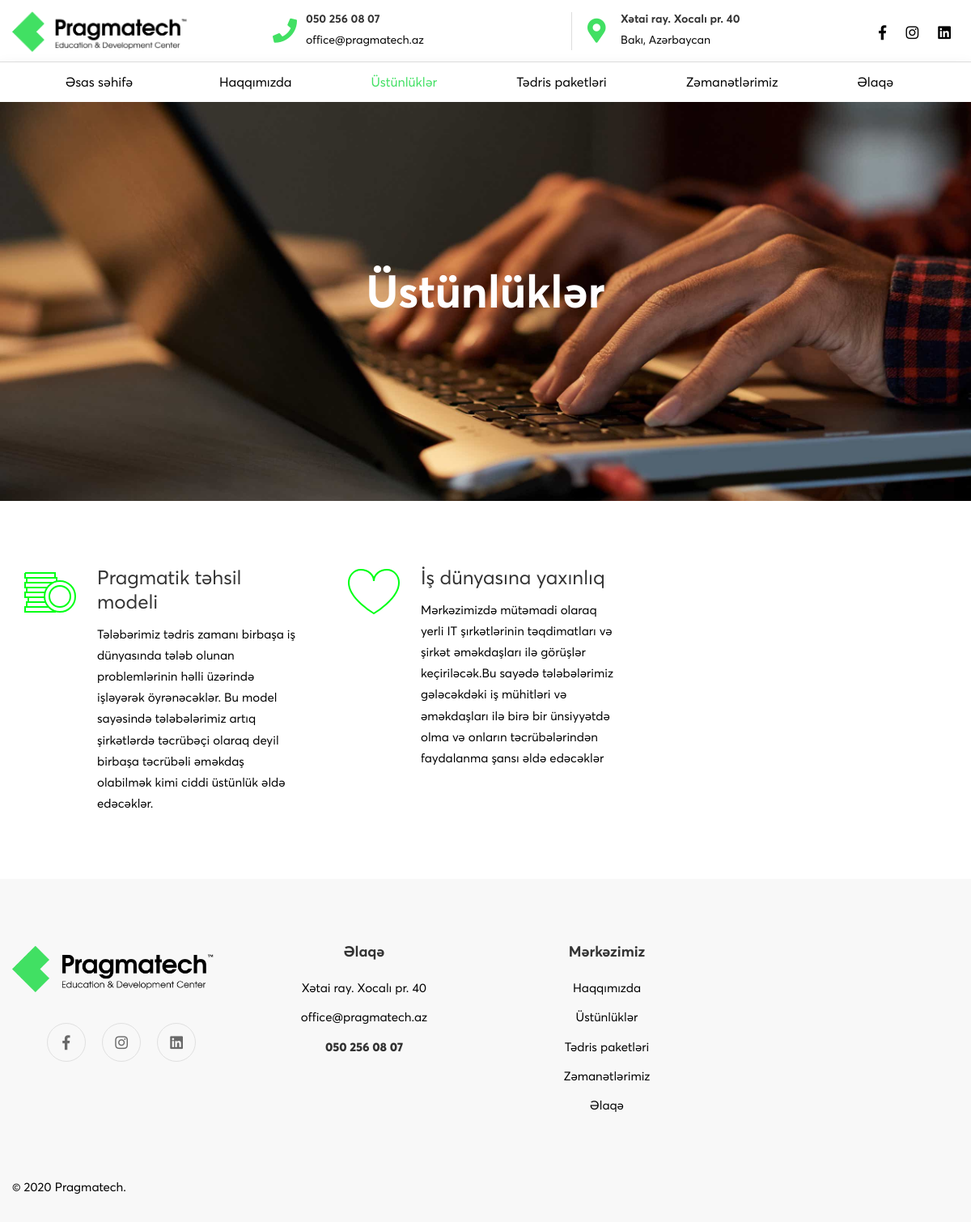
The page /üstünlüklər on the database as committed earlier.
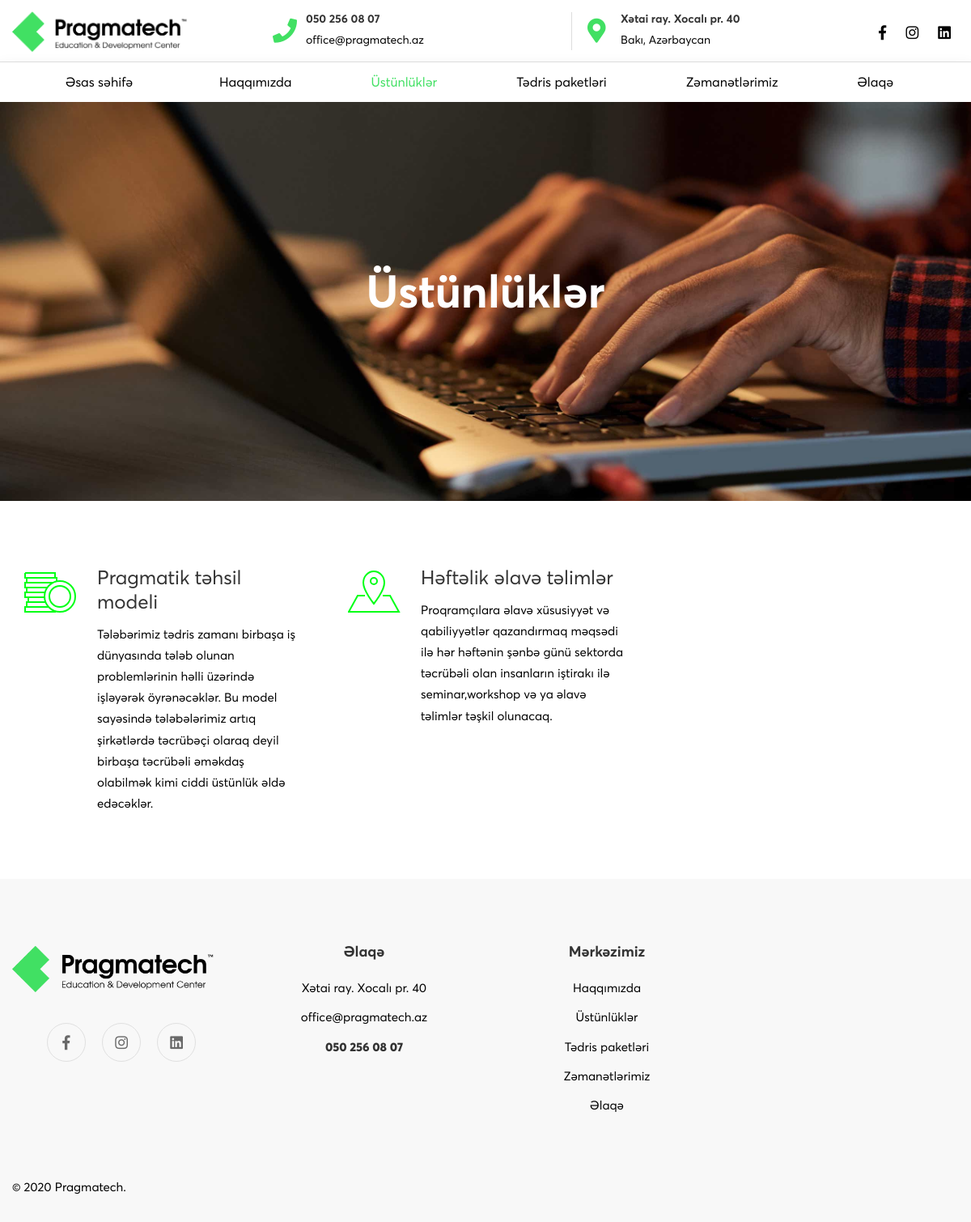
The same page on the database as committed later.
### PragmatechApp/models.py (models this page shows)
class Advantage(Base):
    __tablename__ = 'Advantage'
    id = db.Column(db.Integer, primary_key=True)
    svg_img = db.Column(db.String(100), nullable=False)
    title = db.Column(db.Text, nullable=False)
    description = db.Column(db.Text, nullable=False)

### PragmatechApp/user/routes.py (the view)
@user.route('/üstünlüklər')
def advantages():
    advantages = session.query(Advantage).all()
    selectedBanner = session.query(BannerImg).get(2)
    banner_file = url_for('static', filename='user_assets/images/site_pics/' + selectedBanner.banner_img)
    return render_template('advantages.html', banner_file=banner_file, advantages=advantages)

### PragmatechApp/user/templates/advantages.html
{% extends 'layout.html' %}
{% block main %}
<div class="site-wrapper-reveal">
    <div class="about-banner-wrap banner-space bg-img" data-bg="{{ banner_file }}">
        <div class="container">
            <div class="row">
                <div class="col-lg-8 ml-auto mr-auto">
                    <div class="about-banner-content text-center">
                    <h1 class="mb-15 text-white">Üstünlüklər</h1>
                    </div>
                </div>
            </div>
        </div>
    </div>
    <div class="feature-icon-wrapper section-space--ptb_100">
        <div class="container">
            <div class="row">
                <div class="col-12">
                    <div class="feature-list__two">
                        <div class="row">
                            {% for advantage in advantages %}
                                <div class="col-lg-4 col-md-6 wow move-up">
                                    <div class="ht-box-icon style-02 single-svg-icon-box">
                                        <div class="icon-box-wrap">
                                            <div class="icon">
                                                <div class="svg-icon" id="svg-{{ advantage.id }}" data-svg-icon="{{ url_for('static', filename='user_assets/images/site_pics/' + advantage.svg_img) }}"></div>
                                            </div>
                                            <div class="content">
                                                <h5 class="heading">{{ advantage.title }}</h5>
                                                <div class="text">{{ advantage.description }}</div>
                                            </div>
                                        </div>
                                    </div>
                                </div>
                            {% endfor %}
                        </div>
                    </div>
                </div>
            </div>
        </div>
    </div>
</div>
{% endblock %}

### PragmatechApp/user/templates/layout.html (shortened to what this page needs)
<!DOCTYPE html>
<html class="no-js" lang="">
<head>
    <link rel="stylesheet" href="{{ url_for('static', filename='user_assets/css/vendor/bootstrap.min.css') }}">
    <link rel="stylesheet" href="{{ url_for('static', filename='user_assets/fonts/averta/stylesheet.css') }}">
    <link rel="stylesheet" href="{{ url_for('static', filename='user_assets/css/vendor/fontawesome-all.min.css') }}">
    <link rel="stylesheet" href="{{ url_for('static', filename='user_assets/css/plugins/swiper.min.css') }}">
    <link rel="stylesheet" href="{{ url_for('static', filename='user_assets/css/plugins/animate-text.css') }}">
    <link rel="stylesheet" href="{{ url_for('static', filename='user_assets/css/plugins/animate.min.css') }}">
    <link rel="stylesheet" href="{{ url_for('static', filename='user_assets/css/plugins/lightgallery.min.css') }}">
    <link rel="stylesheet" href="{{ url_for('static', filename='user_assets/css/style.css') }}">
    <link rel="stylesheet" href="{{ url_for('static', filename='user_assets/scss/style.css') }}">
    <link rel="stylesheet" href="{{ url_for('static', filename='user_assets/scss/new-chan.css') }}">
    <link rel="stylesheet" href="{{ url_for('static', filename='user_assets/css/modal.css') }}">
    <link rel="stylesheet" href="{{ url_for('static', filename='user_assets/css/success-modal.css') }}">
    <link rel="stylesheet" href="{{ url_for('static', filename='user_assets/css/new-changes.css') }}">
</head>
<body>
    <div class="header-area header-sticky only-mobile-sticky">
        <div class="container">
            <div class="row">
                <div class="col-lg-12">
                    <div class="header position-relative">
                        <div class="header__logo top-logo">
                            <a href="{{ url_for('user.index') }}">
                                <img src="{{ url_for('static', filename='user_assets/images/logo/logo.png') }}" class="img-fluid" alt="">
                            </a>
                        </div>
                        <div class="header-right flexible-image-slider-wrap">
                            <div class="header-right-inner" id="hidden-icon-wrapper">
                                <div class="swiper-container header-top-info-slider-werap top-info-slider__container">
                                    <div class="swiper-wrapper header-top-info-inner default-color">
                                        <div class="swiper-slide">
                                            <div class="info-item">
                                                <div class="info-icon">
                                                    <span class="fa fa-phone"></span>
                                                </div>
                                                <div class="info-content">
                                                    <h6 class="info-title"><a href="tel:+994502560807">050 256 08 07</a>
                                                    </h6>
                                                    <div class="info-sub-title"><a href="cdn-cgi/l/email-protection.html" class="__cf_email__" data-cfemail="abc4cdcdc2c8ceebdbd9caccc6cadfcec8c385cad1">office@pragmatech.az</a></div>
                                                </div>
                                            </div>
                                        </div>
                                        <div class="swiper-slide">
                                            <div class="info-item">
                                                <div class="info-icon">
                                                    <span class="fa fa-map-marker-alt"></span>
                                                </div>
                                                <div class="info-content">
                                                    <h6 class="info-title">Xətai ray. Xocalı pr. 40</h6>
                                                    <div class="info-sub-title">Bakı, Azərbaycan</div>
                                                </div>
                                            </div>
                                        </div>
                                    </div>
                                </div>
                                <div class="header-social-networks style-icons">
                                    <div class="inner">
                                        <a class=" social-link hint--black hint--bottom-left" aria-label="Facebook" href="https://www.facebook.com/pragmatecheducation/" data-hover="Facebook" target="_blank">
                                            <i class="social-icon fab fa-facebook-f"></i>
                                        </a>
                                        <a class=" social-link hint--black hint--bottom-left" aria-label="Instagram" href="#" data-hover="Instagram" target="_blank">
                                            <i class="social-icon fab fa-instagram"></i>
                                        </a>
                                        <a class=" social-link hint--black hint--bottom-left" aria-label="Linkedin" href="#" data-hover="Linkedin" target="_blank">
                                            <i class="social-icon fab fa-linkedin"></i>
                                        </a>
                                    </div>
                                </div>
                            </div>
                        </div>
                    </div>
                </div>
            </div>
        </div>
        <div class="header-bottom-wrap bg-theme-default d-md-block d-none header-sticky">
            <div class="container">
                <div class="row">
                    <div class="col-lg-12">
                        <div class="header-bottom-inner">
                            <div class="header-bottom-left-wrap">
                                <div class="header__navigation d-none d-xl-block">
                                    <nav class="navigation-menu navigation-menu--text_white">
                                        <ul style="dipslay:flex; justify-content:space-evenly">
                                            <li>
                                                <a href="{{ url_for('user.index') }}"><span>Əsas səhifə</span></a>
                                            </li>
                                            <li>
                                                <a href="{{ url_for('user.about') }}"><span>Haqqımızda</span></a>
                                            </li>
                                            <li>
                                                <a href="{{ url_for('user.advantages') }}"><span>Üstünlüklər</span></a>
                                            </li>
                                            <li>
                                                <a href="{{ url_for('user.packages') }}"><span>Tədris paketləri</span></a>
                                            </li>
                                            <li>
                                                <a href="{{ url_for('user.guaranties') }}"><span>Zəmanətlərimiz</span></a>
                                            </li>
                                            <li>
                                                <a href="contact.html"><span>Əlaqə</span></a>
                                            </li>
                                        </ul>
                                    </nav>
                                </div>
                            </div>
                        </div>
                    </div>
                </div>
            </div>
        </div>
    </div>
    {% block main %}{% endblock %}
    <div class="footer-area-wrapper bg-gray">
        <div class="footer-area section-space--ptb_80">
            <div class="container">
                <div class="row footer-widget-wrapper">
                    <div class="col-lg-3 col-md-6 col-sm-6 footer-widget " style="text-align: center;">
                        <div class="footer-widget__logo mb-30">
                            <img src="{{ url_for('static', filename='user_assets/images/logo/logo.png') }}" class="img-fluid" alt="">
                        </div>
                        <ul class="list ht-social-networks solid-rounded-icon">
                            <li class="item">
                                <a href="https://www.facebook.com/pragmatecheducation/" target="_blank" aria-label="Facebook" class="social-link hint--bounce hint--top hint--primary">
                                    <i class="fab fa-facebook-f link-icon"></i>
                                </a>
                            </li>
                            <li class="item">
                                <a href="https://instagram.com/" target="_blank" aria-label="Instagram" class="social-link hint--bounce hint--top hint--primary">
                                    <i class="fab fa-instagram link-icon"></i>
                                </a>
                            </li>
                            <li class="item">
                                <a href="https://linkedin.com/" target="_blank" aria-label="Linkedin" class="social-link hint--bounce hint--top hint--primary">
                                    <i class="fab fa-linkedin link-icon"></i>
                                </a>
                            </li>
                        </ul>
                    </div>
                    <div class="col-lg-3 col-md-4 col-sm-6 footer-widget" style="text-align: center;">
                        <h6 class="footer-widget__title mb-20">Əlaqə</h6>
                        <ul class="footer-widget__list">
                            <li>Xətai ray. Xocalı pr. 40</li>
                            <li><a href="cdn-cgi/l/email-protection.html#97f8f1f1fef4f2d7e7e5f6f0faf6e3f2f4ffb9f6ed" class="hover-style-link"><span class="__cf_email__" data-cfemail="640b02020d0701241416050309051001070c4a051e">office@pragmatech.az</span></a>
                            </li>
                            <li><a href="tel:+994502560807" class="hover-style-link text-black font-weight--bold">050 256 08 07</a></li>
                        </ul>
                    </div>
                    <div class="col-lg-3 col-md-4 col-sm-6 footer-widget" style="text-align: center;">
                        <h6 class="footer-widget__title mb-20">Mərkəzimiz</h6>
                        <ul class="footer-widget__list">
                            <li><a href="{{ url_for('user.about') }}" class="hover-style-link">Haqqımızda</a></li>
                            <li><a href="{{ url_for('user.advantages') }}" class="hover-style-link">Üstünlüklər</a></li>
                            <li><a href="{{ url_for('user.packages') }}" class="hover-style-link">Tədris paketləri</a></li>
                            <li><a href="{{ url_for('user.guaranties') }}" class="hover-style-link"><span>Zəmanətlərimiz</span></a></li>
                            <li><a href="contact.html" class="hover-style-link">Əlaqə</a></li>
                        </ul>
                    </div>
                </div>
            </div>
        </div>
        <div class="footer-copyright-area section-space--pb_30">
            <div class="container">
                <div class="row align-items-center">
                    <div class="col-md-6 text-center text-md-left">
                        <span class="copyright-text">&copy; 2020 Pragmatech.</span>
                    </div>
                </div>
            </div>
        </div>
    </div>
</body>
</html>

### PragmatechApp/static/user_assets/css/new-changes.css (style rules this page uses)
.text-white { font-weight:700 }
.site-wrapper-reveal { position:relative }
.about-banner-wrap { background-size:cover;background-repeat:no-repeat;background-position:center;background-repeat:no-repeat;background-size:cover }

Rows that differ between the two databases and show on the page:
changed Advantage: title "İş dünyasına yaxınlıq" → "Həftəlik əlavə təlimlər"; description "Mərkəzimizdə mütəmadi olaraq yerli IT şırkətlərinin təqdimatları və şirkət əməkdaşları ilə görüşlər keçiriləcək.Bu sayədə tələbələrimiz gələcəkdəki iş mühitləri və əməkdaşları ilə birə bir ünsiyyətdə olma və onların təcrübələrindən faydalanma şansı əldə edəcəklər" → "Proqramçılara əlavə xüsusiyyət və qabiliyyətlər qazandırmaq məqsədi ilə hər həftənin şənbə günü sektorda təcrübəli olan insanların iştirakı ilə seminar,workshop və ya əlavə təlimlər təşkil olunacaq."
